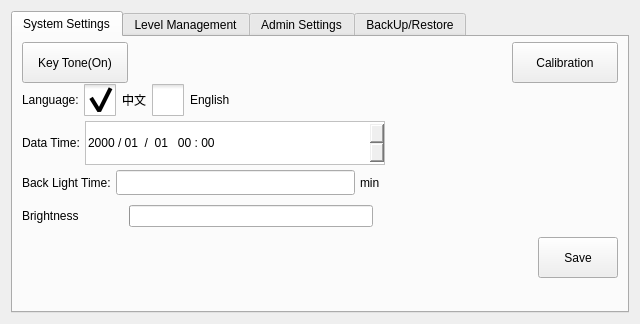
<?xml version="1.0" encoding="UTF-8"?>
<ui version="4.0">
 <class>ICHCSystemSettingsFrame</class>
 <widget class="QFrame" name="ICHCSystemSettingsFrame">
  <property name="geometry">
   <rect>
    <x>0</x>
    <y>0</y>
    <width>640</width>
    <height>324</height>
   </rect>
  </property>
  <property name="maximumSize">
   <size>
    <width>640</width>
    <height>324</height>
   </size>
  </property>
  <property name="windowTitle">
   <string>Frame</string>
  </property>
  <property name="styleSheet">
   <string notr="true">QMessageBox QAbstractButton
{
    min-width: 90px;
	min-height:30px;
}
</string>
  </property>
  <property name="frameShape">
   <enum>QFrame::NoFrame</enum>
  </property>
  <property name="frameShadow">
   <enum>QFrame::Plain</enum>
  </property>
  <layout class="QVBoxLayout" name="verticalLayout">
   <item>
    <widget class="QTabWidget" name="systemConfigPages">
     <property name="minimumSize">
      <size>
       <width>0</width>
       <height>0</height>
      </size>
     </property>
     <property name="tabShape">
      <enum>QTabWidget::Rounded</enum>
     </property>
     <property name="currentIndex">
      <number>0</number>
     </property>
     <widget class="QWidget" name="systemSettingPage">
      <attribute name="title">
       <string>System Settings</string>
      </attribute>
      <layout class="QVBoxLayout" name="verticalLayout_2">
       <property name="spacing">
        <number>5</number>
       </property>
       <property name="topMargin">
        <number>1</number>
       </property>
       <property name="bottomMargin">
        <number>3</number>
       </property>
       <item>
        <layout class="QHBoxLayout" name="horizontalLayout_15">
         <item>
          <widget class="QPushButton" name="keyToneButton">
           <property name="sizePolicy">
            <sizepolicy hsizetype="Minimum" vsizetype="Preferred">
             <horstretch>0</horstretch>
             <verstretch>0</verstretch>
            </sizepolicy>
           </property>
           <property name="minimumSize">
            <size>
             <width>106</width>
             <height>41</height>
            </size>
           </property>
           <property name="maximumSize">
            <size>
             <width>104</width>
             <height>32</height>
            </size>
           </property>
           <property name="text">
            <string>Key Tone(On)</string>
           </property>
           <property name="checkable">
            <bool>true</bool>
           </property>
          </widget>
         </item>
         <item>
          <spacer name="horizontalSpacer_13">
           <property name="orientation">
            <enum>Qt::Horizontal</enum>
           </property>
           <property name="sizeHint" stdset="0">
            <size>
             <width>40</width>
             <height>20</height>
            </size>
           </property>
          </spacer>
         </item>
         <item>
          <widget class="QPushButton" name="calibrationBtn">
           <property name="sizePolicy">
            <sizepolicy hsizetype="Minimum" vsizetype="Preferred">
             <horstretch>0</horstretch>
             <verstretch>0</verstretch>
            </sizepolicy>
           </property>
           <property name="minimumSize">
            <size>
             <width>106</width>
             <height>41</height>
            </size>
           </property>
           <property name="maximumSize">
            <size>
             <width>104</width>
             <height>32</height>
            </size>
           </property>
           <property name="text">
            <string>Calibration</string>
           </property>
          </widget>
         </item>
        </layout>
       </item>
       <item>
        <layout class="QHBoxLayout" name="horizontalLayout">
         <item>
          <widget class="QLabel" name="label">
           <property name="text">
            <string>Language:</string>
           </property>
          </widget>
         </item>
         <item>
          <widget class="QCheckBox" name="chineseBox">
           <property name="styleSheet">
            <string notr="true">::indicator {
     width: 32px;
     height: 32px;
 }

::indicator:unchecked 
{
     image: url(:/resource/check_unchecked.png);
 }
::indicator:checked 
{
     image: url(:/resource/check_checked.png);
 }

QRadioButton::indicator:checked:disabled
{
 image: url(:/resource/check_checked_disable.png);
}

QRadioButton::indicator:unchecked:disabled
{
 image: url(:/resource/check_unchecked_disable.png);
}</string>
           </property>
           <property name="text">
            <string>中文</string>
           </property>
           <property name="checked">
            <bool>true</bool>
           </property>
           <attribute name="buttonGroup">
            <string notr="true">languageButtonGroup</string>
           </attribute>
          </widget>
         </item>
         <item>
          <widget class="QCheckBox" name="englishBox">
           <property name="styleSheet">
            <string notr="true">::indicator {
     width: 32px;
     height: 32px;
 }

::indicator:unchecked 
{
     image: url(:/resource/check_unchecked.png);
 }
::indicator:checked 
{
     image: url(:/resource/check_checked.png);
 }

QRadioButton::indicator:checked:disabled
{
 image: url(:/resource/check_checked_disable.png);
}

QRadioButton::indicator:unchecked:disabled
{
 image: url(:/resource/check_unchecked_disable.png);
}</string>
           </property>
           <property name="text">
            <string>English</string>
           </property>
           <attribute name="buttonGroup">
            <string notr="true">languageButtonGroup</string>
           </attribute>
          </widget>
         </item>
         <item>
          <spacer name="horizontalSpacer">
           <property name="orientation">
            <enum>Qt::Horizontal</enum>
           </property>
           <property name="sizeHint" stdset="0">
            <size>
             <width>40</width>
             <height>20</height>
            </size>
           </property>
          </spacer>
         </item>
        </layout>
       </item>
       <item>
        <layout class="QHBoxLayout" name="horizontalLayout_2">
         <item>
          <widget class="QLabel" name="label_2">
           <property name="text">
            <string>Data Time:</string>
           </property>
          </widget>
         </item>
         <item>
          <widget class="QDateTimeEdit" name="dateTimeEdit">
           <property name="sizePolicy">
            <sizepolicy hsizetype="Preferred" vsizetype="Preferred">
             <horstretch>0</horstretch>
             <verstretch>0</verstretch>
            </sizepolicy>
           </property>
           <property name="minimumSize">
            <size>
             <width>300</width>
             <height>44</height>
            </size>
           </property>
           <property name="maximumSize">
            <size>
             <width>16777215</width>
             <height>50</height>
            </size>
           </property>
           <property name="styleSheet">
            <string notr="true">#dateTimeEdit
{
	padding-right:50px;
	border-width:1px;
	border-style: solid;
	border-color: rgb(193, 193, 193);
}
#dateTimeEdit::up-button
{
	subcontrol-origin: content;
	subcontrol-position:right;
	width:48px;
	height:48px;
	
	image: url(:/resource/plus(64).png);
}
#dateTimeEdit::down-button
{
	subcontrol-position:right;
	width:48px;
	height:48px;
	image: url(:/resource/minus(64).png);
}</string>
           </property>
           <property name="accelerated">
            <bool>true</bool>
           </property>
           <property name="displayFormat">
            <string>yyyy / MM  /  dd   hh : mm</string>
           </property>
           <property name="calendarPopup">
            <bool>false</bool>
           </property>
          </widget>
         </item>
         <item>
          <spacer name="horizontalSpacer_2">
           <property name="orientation">
            <enum>Qt::Horizontal</enum>
           </property>
           <property name="sizeHint" stdset="0">
            <size>
             <width>40</width>
             <height>20</height>
            </size>
           </property>
          </spacer>
         </item>
        </layout>
       </item>
       <item>
        <layout class="QHBoxLayout" name="horizontalLayout_7">
         <item>
          <widget class="QLabel" name="label_14">
           <property name="text">
            <string>Back Light Time:</string>
           </property>
          </widget>
         </item>
         <item>
          <widget class="ICLineEditWithVirtualNumericKeypad" name="backLightTimeEdit">
           <property name="minimumSize">
            <size>
             <width>0</width>
             <height>25</height>
            </size>
           </property>
          </widget>
         </item>
         <item>
          <widget class="QLabel" name="label_15">
           <property name="text">
            <string>min</string>
           </property>
          </widget>
         </item>
         <item>
          <spacer name="horizontalSpacer_4">
           <property name="orientation">
            <enum>Qt::Horizontal</enum>
           </property>
           <property name="sizeHint" stdset="0">
            <size>
             <width>40</width>
             <height>20</height>
            </size>
           </property>
          </spacer>
         </item>
        </layout>
       </item>
       <item>
        <layout class="QHBoxLayout" name="horizontalLayout_8">
         <property name="rightMargin">
          <number>200</number>
         </property>
         <item>
          <widget class="QLabel" name="label_40">
           <property name="text">
            <string>Brightness</string>
           </property>
          </widget>
         </item>
         <item>
          <widget class="QPushButton" name="brightMinus">
           <property name="minimumSize">
            <size>
             <width>32</width>
             <height>32</height>
            </size>
           </property>
           <property name="text">
            <string/>
           </property>
           <property name="icon">
            <iconset resource="../resource.qrc">
             <normaloff>:/resource/brightness.png</normaloff>:/resource/brightness.png</iconset>
           </property>
           <property name="iconSize">
            <size>
             <width>16</width>
             <height>16</height>
            </size>
           </property>
           <property name="flat">
            <bool>true</bool>
           </property>
          </widget>
         </item>
         <item>
          <widget class="QProgressBar" name="brightnessBar">
           <property name="minimumSize">
            <size>
             <width>0</width>
             <height>16</height>
            </size>
           </property>
           <property name="maximum">
            <number>8</number>
           </property>
           <property name="value">
            <number>0</number>
           </property>
           <property name="textVisible">
            <bool>false</bool>
           </property>
          </widget>
         </item>
         <item>
          <widget class="QPushButton" name="brightPlus">
           <property name="minimumSize">
            <size>
             <width>32</width>
             <height>32</height>
            </size>
           </property>
           <property name="text">
            <string/>
           </property>
           <property name="icon">
            <iconset resource="../resource.qrc">
             <normaloff>:/resource/brightren.png</normaloff>:/resource/brightren.png</iconset>
           </property>
           <property name="iconSize">
            <size>
             <width>24</width>
             <height>24</height>
            </size>
           </property>
           <property name="flat">
            <bool>true</bool>
           </property>
          </widget>
         </item>
        </layout>
       </item>
       <item>
        <layout class="QHBoxLayout" name="horizontalLayout_3">
         <item>
          <widget class="QLabel" name="versionLabel">
           <property name="text">
            <string/>
           </property>
           <property name="wordWrap">
            <bool>true</bool>
           </property>
          </widget>
         </item>
         <item>
          <widget class="QPushButton" name="saveButton">
           <property name="sizePolicy">
            <sizepolicy hsizetype="Preferred" vsizetype="Preferred">
             <horstretch>0</horstretch>
             <verstretch>0</verstretch>
            </sizepolicy>
           </property>
           <property name="minimumSize">
            <size>
             <width>80</width>
             <height>41</height>
            </size>
           </property>
           <property name="maximumSize">
            <size>
             <width>80</width>
             <height>41</height>
            </size>
           </property>
           <property name="text">
            <string>Save</string>
           </property>
          </widget>
         </item>
        </layout>
       </item>
       <item>
        <spacer name="verticalSpacer_3">
         <property name="orientation">
          <enum>Qt::Vertical</enum>
         </property>
         <property name="sizeHint" stdset="0">
          <size>
           <width>20</width>
           <height>40</height>
          </size>
         </property>
        </spacer>
       </item>
      </layout>
     </widget>
     <widget class="QWidget" name="levelManagementPage">
      <attribute name="title">
       <string>Level Management</string>
      </attribute>
      <layout class="QFormLayout" name="formLayout">
       <property name="fieldGrowthPolicy">
        <enum>QFormLayout::FieldsStayAtSizeHint</enum>
       </property>
       <property name="verticalSpacing">
        <number>5</number>
       </property>
       <property name="leftMargin">
        <number>23</number>
       </property>
       <property name="topMargin">
        <number>18</number>
       </property>
       <property name="rightMargin">
        <number>35</number>
       </property>
       <item row="0" column="0">
        <widget class="QLabel" name="label_4">
         <property name="text">
          <string>Level</string>
         </property>
        </widget>
       </item>
       <item row="0" column="1">
        <widget class="QCheckBox" name="machineAdminBox">
         <property name="styleSheet">
          <string notr="true">::indicator {
     width: 32px;
     height: 32px;
 }

::indicator:unchecked 
{
     image: url(:/resource/check_unchecked.png);
 }
::indicator:checked 
{
     image: url(:/resource/check_checked.png);
 }

QRadioButton::indicator:checked:disabled
{
 image: url(:/resource/check_checked_disable.png);
}

QRadioButton::indicator:unchecked:disabled
{
 image: url(:/resource/check_unchecked_disable.png);
}</string>
         </property>
         <property name="text">
          <string>Machine Admin</string>
         </property>
         <property name="checked">
          <bool>false</bool>
         </property>
         <attribute name="buttonGroup">
          <string notr="true">buttonGroup_2</string>
         </attribute>
        </widget>
       </item>
       <item row="1" column="1">
        <widget class="QCheckBox" name="advanceAdminBox">
         <property name="minimumSize">
          <size>
           <width>0</width>
           <height>34</height>
          </size>
         </property>
         <property name="styleSheet">
          <string notr="true">::indicator {
     width: 32px;
     height: 32px;
 }

::indicator:unchecked 
{
     image: url(:/resource/check_unchecked.png);
 }
::indicator:checked 
{
     image: url(:/resource/check_checked.png);
 }

QRadioButton::indicator:checked:disabled
{
 image: url(:/resource/check_checked_disable.png);
}

QRadioButton::indicator:unchecked:disabled
{
 image: url(:/resource/check_unchecked_disable.png);
}</string>
         </property>
         <property name="text">
          <string>Advance Admin</string>
         </property>
         <property name="checked">
          <bool>true</bool>
         </property>
         <attribute name="buttonGroup">
          <string notr="true">buttonGroup_2</string>
         </attribute>
        </widget>
       </item>
       <item row="3" column="0">
        <widget class="QLabel" name="label_5">
         <property name="text">
          <string>Old Password</string>
         </property>
        </widget>
       </item>
       <item row="3" column="1">
        <widget class="ICLineEditWithVirtualKeyboard" name="oldPwdEdit">
         <property name="enabled">
          <bool>true</bool>
         </property>
         <property name="minimumSize">
          <size>
           <width>0</width>
           <height>27</height>
          </size>
         </property>
         <property name="maximumSize">
          <size>
           <width>16777215</width>
           <height>27</height>
          </size>
         </property>
         <property name="echoMode">
          <enum>QLineEdit::Password</enum>
         </property>
        </widget>
       </item>
       <item row="4" column="0">
        <widget class="QLabel" name="label_6">
         <property name="text">
          <string>New Password</string>
         </property>
        </widget>
       </item>
       <item row="4" column="1">
        <widget class="ICLineEditWithVirtualKeyboard" name="newPwdEdit">
         <property name="enabled">
          <bool>true</bool>
         </property>
         <property name="minimumSize">
          <size>
           <width>0</width>
           <height>27</height>
          </size>
         </property>
         <property name="maximumSize">
          <size>
           <width>16777215</width>
           <height>27</height>
          </size>
         </property>
         <property name="echoMode">
          <enum>QLineEdit::Password</enum>
         </property>
        </widget>
       </item>
       <item row="5" column="0">
        <widget class="QPushButton" name="changeButton">
         <property name="sizePolicy">
          <sizepolicy hsizetype="Fixed" vsizetype="Fixed">
           <horstretch>0</horstretch>
           <verstretch>0</verstretch>
          </sizepolicy>
         </property>
         <property name="minimumSize">
          <size>
           <width>78</width>
           <height>31</height>
          </size>
         </property>
         <property name="maximumSize">
          <size>
           <width>70</width>
           <height>30</height>
          </size>
         </property>
         <property name="text">
          <string>Change</string>
         </property>
        </widget>
       </item>
       <item row="5" column="1">
        <widget class="QPushButton" name="clearButton">
         <property name="sizePolicy">
          <sizepolicy hsizetype="Fixed" vsizetype="Fixed">
           <horstretch>0</horstretch>
           <verstretch>0</verstretch>
          </sizepolicy>
         </property>
         <property name="minimumSize">
          <size>
           <width>78</width>
           <height>31</height>
          </size>
         </property>
         <property name="maximumSize">
          <size>
           <width>70</width>
           <height>30</height>
          </size>
         </property>
         <property name="text">
          <string>Clear</string>
         </property>
        </widget>
       </item>
      </layout>
     </widget>
     <widget class="QWidget" name="adminSettingsPage">
      <property name="enabled">
       <bool>true</bool>
      </property>
      <attribute name="title">
       <string>Admin Settings</string>
      </attribute>
      <layout class="QGridLayout" name="gridLayout_2">
       <item row="0" column="0">
        <widget class="QPushButton" name="verifyButton">
         <property name="text">
          <string>Verify</string>
         </property>
        </widget>
       </item>
       <item row="0" column="1">
        <widget class="ICLineEditWithVirtualKeyboard" name="pwdEdit">
         <property name="enabled">
          <bool>true</bool>
         </property>
         <property name="minimumSize">
          <size>
           <width>0</width>
           <height>27</height>
          </size>
         </property>
         <property name="maximumSize">
          <size>
           <width>16777215</width>
           <height>27</height>
          </size>
         </property>
         <property name="echoMode">
          <enum>QLineEdit::Password</enum>
         </property>
        </widget>
       </item>
       <item row="1" column="0">
        <widget class="QLabel" name="extentLabel">
         <property name="enabled">
          <bool>false</bool>
         </property>
         <property name="text">
          <string>Extent Function</string>
         </property>
         <property name="alignment">
          <set>Qt::AlignRight|Qt::AlignTrailing|Qt::AlignVCenter</set>
         </property>
        </widget>
       </item>
       <item row="1" column="1">
        <widget class="QCheckBox" name="extentFunctionCheckBox">
         <property name="enabled">
          <bool>false</bool>
         </property>
         <property name="styleSheet">
          <string notr="true">::indicator {
     width: 32px;
     height: 32px;
 }

::indicator:unchecked 
{
     image: url(:/resource/check_unchecked.png);
 }
::indicator:checked 
{
     image: url(:/resource/check_checked.png);
 }

::indicator:checked:disabled
{
 image: url(:/resource/check_checked_disable.png);
}

::indicator:unchecked:disabled
{
 image: url(:/resource/check_unchecked_disable.png);
}</string>
         </property>
         <property name="text">
          <string>Use</string>
         </property>
        </widget>
       </item>
       <item row="2" column="0">
        <widget class="QLabel" name="limitFunctionLabel">
         <property name="enabled">
          <bool>false</bool>
         </property>
         <property name="text">
          <string>Limit Function</string>
         </property>
         <property name="alignment">
          <set>Qt::AlignRight|Qt::AlignTrailing|Qt::AlignVCenter</set>
         </property>
        </widget>
       </item>
       <item row="2" column="1">
        <widget class="QCheckBox" name="limitFunctionBox">
         <property name="enabled">
          <bool>false</bool>
         </property>
         <property name="styleSheet">
          <string notr="true">::indicator {
     width: 32px;
     height: 32px;
 }

::indicator:unchecked 
{
     image: url(:/resource/check_unchecked.png);
 }
::indicator:checked 
{
     image: url(:/resource/check_checked.png);
 }

::indicator:checked:disabled
{
 image: url(:/resource/check_checked_disable.png);
}

::indicator:unchecked:disabled
{
 image: url(:/resource/check_unchecked_disable.png);
}</string>
         </property>
         <property name="text">
          <string>Use</string>
         </property>
        </widget>
       </item>
       <item row="3" column="0" colspan="2">
        <widget class="QWidget" name="registerContainer" native="true">
         <layout class="QGridLayout" name="gridLayout">
          <item row="0" column="0">
           <widget class="QLabel" name="label_36">
            <property name="sizePolicy">
             <sizepolicy hsizetype="Fixed" vsizetype="Fixed">
              <horstretch>0</horstretch>
              <verstretch>0</verstretch>
             </sizepolicy>
            </property>
            <property name="text">
             <string>Register</string>
            </property>
           </widget>
          </item>
          <item row="0" column="1">
           <widget class="QLabel" name="tipLabel">
            <property name="text">
             <string/>
            </property>
           </widget>
          </item>
          <item row="1" column="0">
           <widget class="QLabel" name="label_37">
            <property name="sizePolicy">
             <sizepolicy hsizetype="Fixed" vsizetype="Fixed">
              <horstretch>0</horstretch>
              <verstretch>0</verstretch>
             </sizepolicy>
            </property>
            <property name="text">
             <string>MachineCode:</string>
            </property>
           </widget>
          </item>
          <item row="1" column="1">
           <widget class="QPushButton" name="generateBtn">
            <property name="sizePolicy">
             <sizepolicy hsizetype="Fixed" vsizetype="Fixed">
              <horstretch>0</horstretch>
              <verstretch>0</verstretch>
             </sizepolicy>
            </property>
            <property name="maximumSize">
             <size>
              <width>84</width>
              <height>16777215</height>
             </size>
            </property>
            <property name="text">
             <string>Generate</string>
            </property>
           </widget>
          </item>
          <item row="2" column="0">
           <widget class="QLabel" name="label_38">
            <property name="sizePolicy">
             <sizepolicy hsizetype="Fixed" vsizetype="Fixed">
              <horstretch>0</horstretch>
              <verstretch>0</verstretch>
             </sizepolicy>
            </property>
            <property name="text">
             <string>RegisterCode:</string>
            </property>
           </widget>
          </item>
          <item row="2" column="1">
           <widget class="ICLineEditWithVirtualNumericKeypad" name="registerCode">
            <property name="sizePolicy">
             <sizepolicy hsizetype="Expanding" vsizetype="Fixed">
              <horstretch>0</horstretch>
              <verstretch>0</verstretch>
             </sizepolicy>
            </property>
           </widget>
          </item>
          <item row="2" column="2">
           <widget class="QPushButton" name="registerBtn">
            <property name="sizePolicy">
             <sizepolicy hsizetype="Fixed" vsizetype="Fixed">
              <horstretch>0</horstretch>
              <verstretch>0</verstretch>
             </sizepolicy>
            </property>
            <property name="minimumSize">
             <size>
              <width>27</width>
              <height>0</height>
             </size>
            </property>
            <property name="maximumSize">
             <size>
              <width>84</width>
              <height>16777215</height>
             </size>
            </property>
            <property name="text">
             <string>Register</string>
            </property>
           </widget>
          </item>
          <item row="2" column="3">
           <widget class="QLabel" name="label_39">
            <property name="sizePolicy">
             <sizepolicy hsizetype="Fixed" vsizetype="Fixed">
              <horstretch>0</horstretch>
              <verstretch>0</verstretch>
             </sizepolicy>
            </property>
            <property name="minimumSize">
             <size>
              <width>29</width>
              <height>0</height>
             </size>
            </property>
            <property name="maximumSize">
             <size>
              <width>84</width>
              <height>16777215</height>
             </size>
            </property>
            <property name="layoutDirection">
             <enum>Qt::RightToLeft</enum>
            </property>
            <property name="text">
             <string>RestTime:</string>
            </property>
           </widget>
          </item>
          <item row="2" column="4">
           <widget class="QLabel" name="restTime">
            <property name="sizePolicy">
             <sizepolicy hsizetype="Preferred" vsizetype="Fixed">
              <horstretch>0</horstretch>
              <verstretch>0</verstretch>
             </sizepolicy>
            </property>
            <property name="text">
             <string/>
            </property>
           </widget>
          </item>
          <item row="3" column="0">
           <widget class="QPushButton" name="verifySupperButton">
            <property name="text">
             <string>Verify</string>
            </property>
           </widget>
          </item>
          <item row="3" column="1">
           <widget class="ICLineEditWithVirtualKeyboard" name="supperPwdEdit">
            <property name="enabled">
             <bool>true</bool>
            </property>
            <property name="text">
             <string notr="true"/>
            </property>
            <property name="echoMode">
             <enum>QLineEdit::Password</enum>
            </property>
           </widget>
          </item>
          <item row="4" column="0">
           <widget class="QLabel" name="label_41">
            <property name="sizePolicy">
             <sizepolicy hsizetype="Fixed" vsizetype="Fixed">
              <horstretch>0</horstretch>
              <verstretch>0</verstretch>
             </sizepolicy>
            </property>
            <property name="text">
             <string>Factory Code:</string>
            </property>
           </widget>
          </item>
          <item row="4" column="1">
           <widget class="ICLineEditWithVirtualNumericKeypad" name="factoryCode">
            <property name="sizePolicy">
             <sizepolicy hsizetype="Expanding" vsizetype="Fixed">
              <horstretch>0</horstretch>
              <verstretch>0</verstretch>
             </sizepolicy>
            </property>
           </widget>
          </item>
          <item row="1" column="2" colspan="2">
           <widget class="QLabel" name="machineCode">
            <property name="text">
             <string/>
            </property>
           </widget>
          </item>
         </layout>
        </widget>
       </item>
      </layout>
     </widget>
     <widget class="QWidget" name="tab">
      <attribute name="title">
       <string>BackUp/Restore</string>
      </attribute>
      <layout class="QVBoxLayout" name="verticalLayout_5">
       <item>
        <layout class="QHBoxLayout" name="horizontalLayout_4">
         <item>
          <widget class="QGroupBox" name="groupBox">
           <property name="title">
            <string>Backup</string>
           </property>
           <layout class="QVBoxLayout" name="verticalLayout_3">
            <item>
             <widget class="QPushButton" name="backupMachineButton">
              <property name="minimumSize">
               <size>
                <width>0</width>
                <height>32</height>
               </size>
              </property>
              <property name="text">
               <string>Backup Machine Configures</string>
              </property>
             </widget>
            </item>
            <item>
             <widget class="QPushButton" name="backupSystemButton">
              <property name="minimumSize">
               <size>
                <width>0</width>
                <height>32</height>
               </size>
              </property>
              <property name="text">
               <string>Backup System Configures</string>
              </property>
             </widget>
            </item>
            <item>
             <widget class="QPushButton" name="backupAllButton">
              <property name="minimumSize">
               <size>
                <width>0</width>
                <height>32</height>
               </size>
              </property>
              <property name="text">
               <string>Backup All</string>
              </property>
             </widget>
            </item>
           </layout>
          </widget>
         </item>
         <item>
          <widget class="QGroupBox" name="groupBox_2">
           <property name="title">
            <string>Restore</string>
           </property>
           <layout class="QVBoxLayout" name="verticalLayout_4">
            <item>
             <widget class="QPushButton" name="restoreMachineButton">
              <property name="minimumSize">
               <size>
                <width>0</width>
                <height>32</height>
               </size>
              </property>
              <property name="text">
               <string>Restore Machine Configures</string>
              </property>
             </widget>
            </item>
            <item>
             <widget class="QPushButton" name="restoreSystemButton">
              <property name="minimumSize">
               <size>
                <width>0</width>
                <height>32</height>
               </size>
              </property>
              <property name="text">
               <string>Restore System Configures</string>
              </property>
             </widget>
            </item>
            <item>
             <widget class="QPushButton" name="restoreAllButton">
              <property name="minimumSize">
               <size>
                <width>0</width>
                <height>32</height>
               </size>
              </property>
              <property name="text">
               <string>Restore All</string>
              </property>
             </widget>
            </item>
           </layout>
          </widget>
         </item>
        </layout>
       </item>
       <item>
        <widget class="QPushButton" name="umountButton">
         <property name="sizePolicy">
          <sizepolicy hsizetype="Fixed" vsizetype="Fixed">
           <horstretch>0</horstretch>
           <verstretch>0</verstretch>
          </sizepolicy>
         </property>
         <property name="minimumSize">
          <size>
           <width>80</width>
           <height>41</height>
          </size>
         </property>
         <property name="maximumSize">
          <size>
           <width>80</width>
           <height>41</height>
          </size>
         </property>
         <property name="sizeIncrement">
          <size>
           <width>0</width>
           <height>0</height>
          </size>
         </property>
         <property name="baseSize">
          <size>
           <width>0</width>
           <height>0</height>
          </size>
         </property>
         <property name="text">
          <string>umount</string>
         </property>
        </widget>
       </item>
      </layout>
     </widget>
    </widget>
   </item>
  </layout>
 </widget>
 <customwidgets>
  <customwidget>
   <class>ICLineEditWithVirtualNumericKeypad</class>
   <extends>QLineEdit</extends>
   <header>iclineeditwithvirtualnumerickeypad.h</header>
  </customwidget>
  <customwidget>
   <class>ICLineEditWithVirtualKeyboard</class>
   <extends>QLineEdit</extends>
   <header>iclineeditwithvirtualkeyboard.h</header>
  </customwidget>
 </customwidgets>
 <resources>
  <include location="../resource.qrc"/>
  <include location="../resource.qrc"/>
  <include location="../resource.qrc"/>
  <include location="../resource.qrc"/>
  <include location="../resource.qrc"/>
 </resources>
 <connections/>
 <buttongroups>
  <buttongroup name="buttonGroup_2"/>
  <buttongroup name="languageButtonGroup"/>
 </buttongroups>
</ui>
